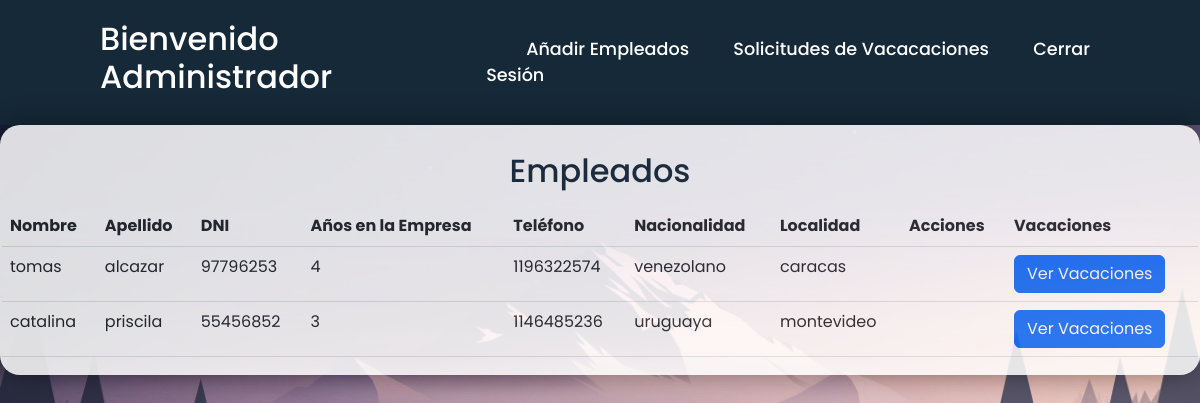
The page /mostrardatos.php (signed in) on the database its author committed.
### tables this page shows
CREATE TABLE `empleados` (
  `id` int(11) NOT NULL,
  `name` varchar(30) NOT NULL,
  `lastname` varchar(30) NOT NULL,
  `dni` int(10) NOT NULL,
  `telefono` int(30) NOT NULL,
  `nacionalidad` varchar(50) NOT NULL,
  `localidad` varchar(50) NOT NULL,
  `anios_ingreso` int(5) NOT NULL
);

### mostrardatos.php (the view, shortened to what this page needs)
<?php
require 'conexionbd.php';
$query = "SELECT * FROM empleados";
$result = $conn->query($query);
?>
<!DOCTYPE html>
<html lang="en">
<head>
    <link href="css\bootstrap.min.css" rel="stylesheet">
    <link rel="stylesheet" href="css/mostrardatos.css">
    <link rel="stylesheet" href="css/navbar.css">
    <link href="https://cdn.jsdelivr.net/npm/sweetalert2@11.0.20/dist/sweetalert2.min.css" rel="stylesheet">
</head>
<body style="background: url('img/U7vlad.png'); background-size: cover;">
<header>
    <h2 class="logo">
    <?php
     if (isset($_SESSION["nombre"])) {
        echo "Bienvenido ".$_SESSION["nombre"];
      } else {
        echo "Bienvenido Administrador";
      }
    ?>
    </h2>
    <nav class="navigation">
        <a href="añadirEmpleados.php">Añadir Empleados</a>
        <a href="solicitudesVacaciones_administrador.php">Solicitudes de Vacacaciones</a>
        <a href="index.php">Cerrar Sesión</a>
    </nav>
</header>
<div class="wrapper" style="background-color: white;opacity: 0.85;">
  <table class="table" >
    <div class="centrar-enlace">
      <p><h2>Empleados</h2></p>
    </div>
    <thead class="thead-dark">
    <tr>
        <th scope="col">Nombre</th>
        <th scope="col">Apellido</th>
        <th scope="col">DNI</th>
        <th scope="col">Años en la Empresa</th>
        <th scope="col">Teléfono</th>
        <th scope="col">Nacionalidad</th>
        <th scope="col">Localidad</th>
        <th scope="col">Acciones</th>
        <th scope="col">Vacaciones</th>
    </tr>
</thead>
<tbody>
<?php
    if ($result->num_rows > 0) {
        while ($row = $result->fetch_assoc()) {
            echo "<tr class='data-row' data-id='" . $row["id"] . "'>";
            echo "<td>" . $row["name"] . "</td>";
            echo "<td>" . $row["lastname"] . "</td>";
            echo "<td>" . $row["dni"] . "</td>";
            echo "<td>" . $row["anios_ingreso"] . "</td>";
            echo "<td>" . $row["telefono"] . "</td>";
            echo "<td>" . $row["nacionalidad"] . "</td>";
            echo "<td>" . $row["localidad"] . "</td>";
            echo "<td><a href='editar.php?id=" . $row["id"] . "'><ion-icon name='create' class='btn-modificar'></ion-icon></a>
               <a href='javascript:;' onclick='confirmarEliminarEmpleado(" . $row["id"] . ")'><ion-icon name='close-circle' class='btn-eliminar'></ion-icon></a></td>";
            echo "<td><a href='mostrarvacaciones_administrador.php?id=" . $row["id"] . "' class='btn btn-primary'>Ver Vacaciones</a></td>";
            echo "</tr>";
        }
    } else {
      echo "No se encontraron datos.";
    }
?>
</tbody>
</table>
</div>
</body>
</html>

### css/mostrardatos.css (style rules this page uses)
.wrapper { position: relative; width: 100%; height: 100%; background-color: transparent; border: 2px solid rgba(255, 255, 255, .5); border-radius: 20px; backdrop-filter: blur("20px"); box-shadow: 0 0 30px rgba(0, 0, 0, .5); justify-content: center; align-items: center; }
.centrar-enlace { font-size: .9em; color:#162938; text-align: center; font-weight: 500; margin: 25px 0 10px; }

### css/navbar.css (style rules this page uses)
* { margin: 0; padding: 0; box-sizing: border-box; font-family: 'Poppins', sans-serif; }
header { position: flex; top: 0; left: 0; width: 100%; padding: 20px 100px; background-color: #162938; display: flex; justify-content: space-between; align-items: center; z-index: 99; }
.logo { font-size: 2em; color: white; user-select: none; }
.navigation a { position: relative; font-size: 1.1em; color: #fff; text-decoration: none; font-weight: 500; margin-left: 40px; }
.navigation a::after { content: ''; position: absolute; left: 0; bottom: -6px; width: 100%; height: 3px; background-color: #fff; transform-origin: right; border-radius: 5px; transform: scaleX(0); transition: transform .5s; }

### rows shown on the page
empleados: name "tomas", lastname "alcazar", dni "97796253", anios_ingreso "4", telefono "1196322574", nacionalidad "venezolano", localidad "caracas"
empleados: name "catalina", lastname "priscila", dni "55456852", anios_ingreso "3", telefono "1146485236", nacionalidad "uruguaya", localidad "montevideo"
